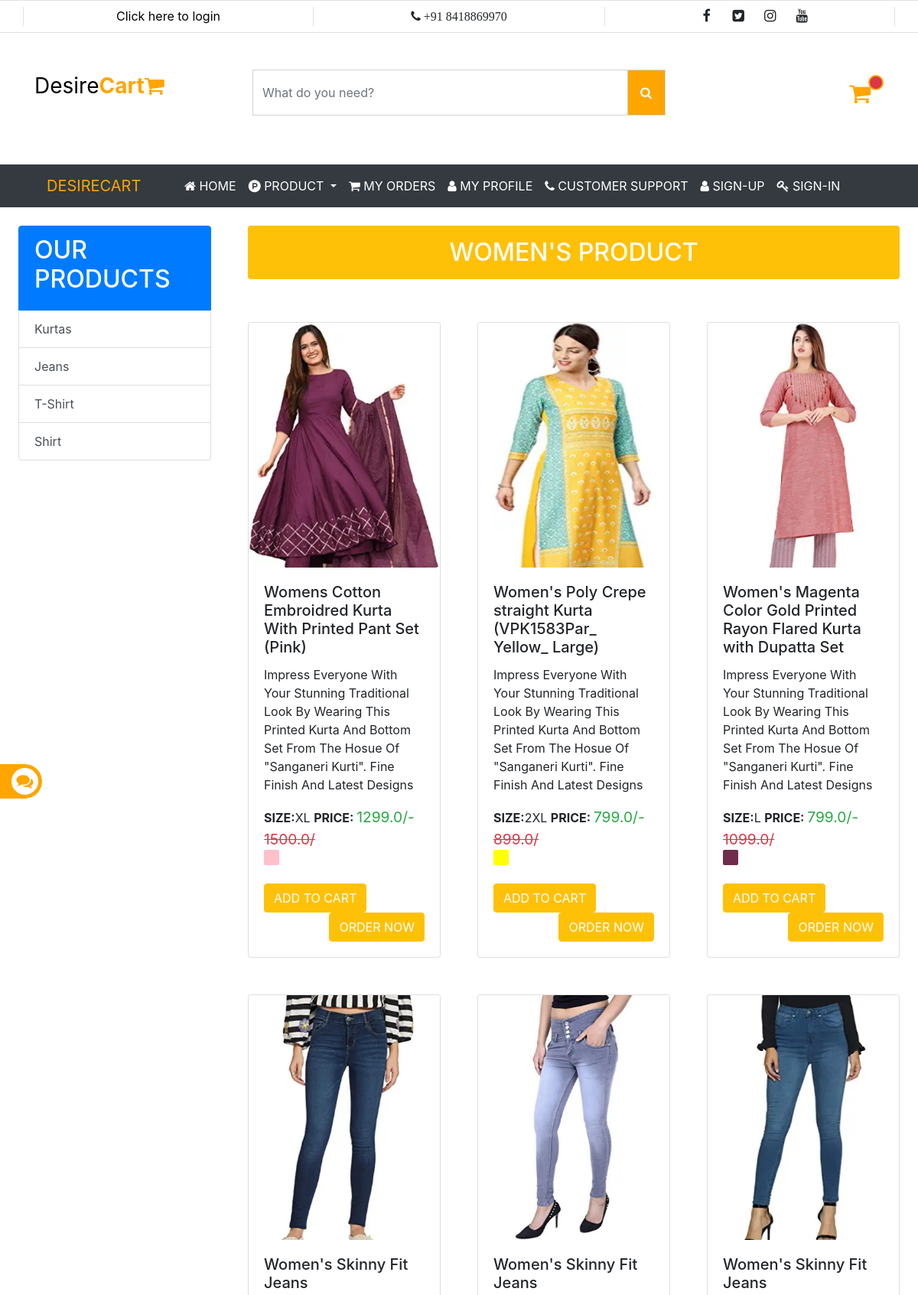
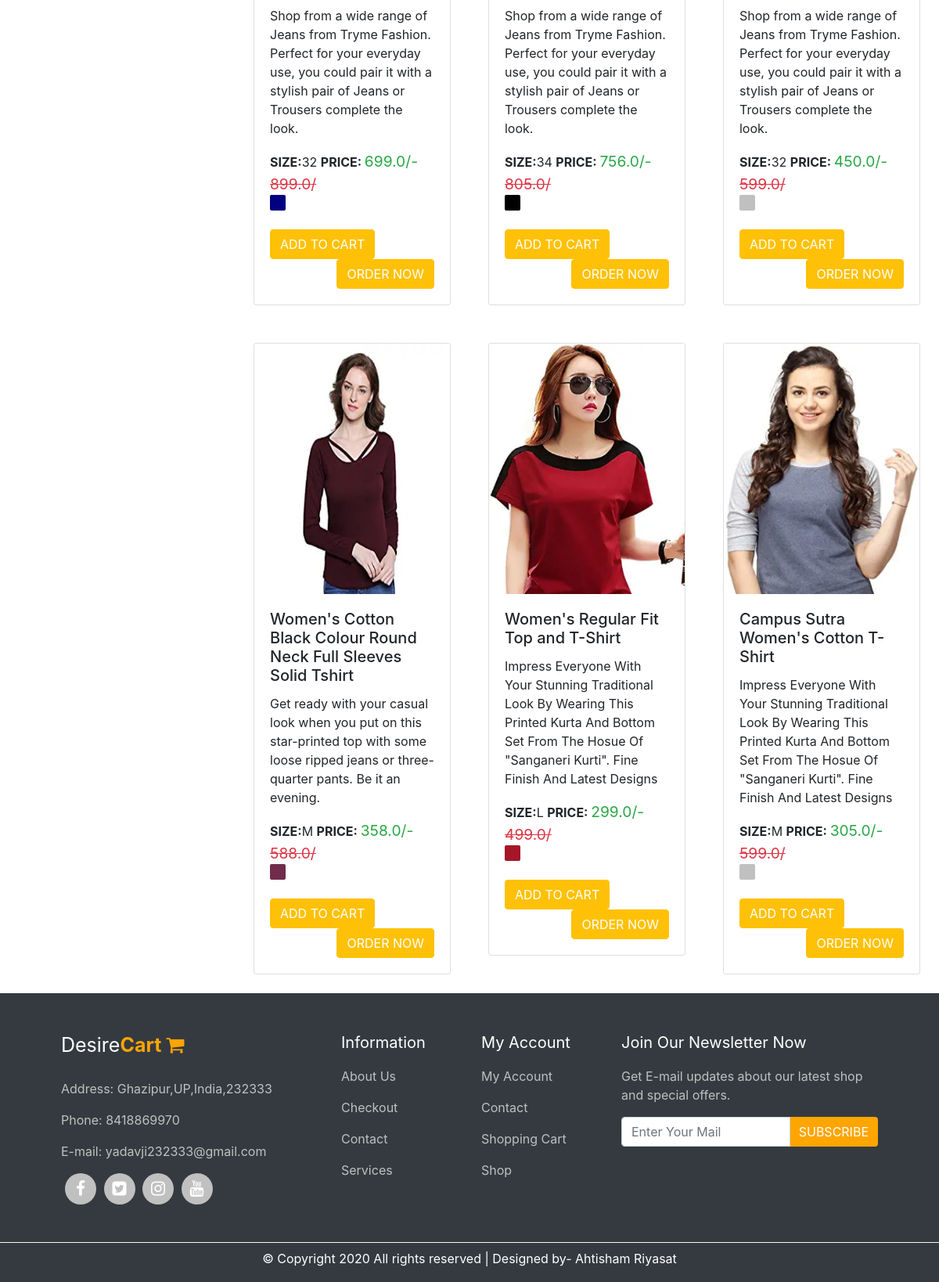
/user/womensproduct/, run on the app's committed database (2 pictures, top to bottom).
### user/models.py (models this page shows, shortened)
class subcategory(models.Model):
    id=models.AutoField
    name=models.CharField(max_length=70)
    date=models.DateField()

class product(models.Model):
    id=models.AutoField
    category=models.CharField(max_length=30)
    subcategory=models.ForeignKey(subcategory,on_delete=models.CASCADE)
    name=models.CharField(max_length=110)
    price=models.FloatField()
    disprice=models.FloatField()
    size=models.CharField(max_length=15)
    color=models.CharField(max_length=35)
    description=models.CharField(max_length=350)
    ppic=models.ImageField(upload_to="static/images/",default="");
    date=models.DateField()

### user/views.py (the view)
# urls.py: path('womensproduct/',views.wproduct),
def wproduct(request):
    noofitemsincart = ""
    a = request.GET.get('msg')
    if a == None:
        pdata = product.objects.filter(category='Womens')
    else:
        pdata = product.objects.filter(category='Womens', subcategory=a)
    scat = subcategory.objects.all().order_by('-id')
    if request.user.is_authenticated:
        uname=request.user
        noofitemsincart=addtocart.objects.filter(userid=uname,status=True).count()
    return render(request, 'user/wproduct.html',{"data":pdata,"subcat":scat,"cart":noofitemsincart})

### templates/user/wproduct.html (shortened to what this page needs)
{% extends 'base.html' %}
{% block content %}
{% load static %}
<div class="col-sm-3 p-4">
    <div class="list-group">
  <a href="#" class="list-group-item list-group-item-action active">
      <h2>OUR PRODUCTS</h2>
  </a>
        {% if subcat %}
        {% for r in subcat %}
  <a href="/user/womensproduct?msg={{r.id}}" class="list-group-item list-group-item-action">{{r.name}}</a>
 {% endfor %}
        {% else %}
        <div class="alert alert-danger text-center">No Record Found..</div>
{% endif %}
</div>
</div>
<div class="col-sm-9">
    <div class="row p-4 ">
        <div class="col-sm-12 bg-warning rounded p-3  text-center text-white h2">
            WOMEN'S PRODUCT
        </div>
    </div>
    <div class="row">
        <div class="container">
            <div class="row">
                {% if data %}
                {% for r in data %}
                <div class="col-sm-4">
                    <div class="row p-4">
                        <div class="card">
  <img src="/{{r.ppic}}" class="card-img-top" alt="...">
  <div class="card-body">
    <h5 class="card-title">{{r.name}}</h5>
    <p class="card-text">{{r.description}}</p>
      <b>SIZE:</b>{{r.size}} <b>PRICE: </b><big class="text-success">{{r.disprice}}/- <s class="text-danger"> {{r.price}}/</s></big><br>
       <div style="background:{{r.color}};border-radius:2px;height:20px;width:20px;"></div><br>
    <a href="/user/signin/?pid={{r.id}}&page=cart" target="_blank" class="btn btn-warning text-white nikkuchikkubtn float-left">ADD TO CART</a>
    <a href="/user/viewproduct/?pid={{r.id}}" class="btn btn-warning text-white nikkuchikkubtn float-right">ORDER NOW</a>
  </div>
</div>
                    </div>
                </div>
                {% endfor %}
                {% endif %}
            </div>
        </div>
    </div>
</div>
{% endblock %}

### templates/base.html (shortened to what this page needs)
<!DOCTYPE html>
{% load static %}
<html lang="en">
<head>
    <link href="{% static 'css/bootstrap.css'%}" rel="stylesheet">
    <link href="{% static 'css/font-awesome.css'%}" rel="stylesheet">
</head>
<body>
<div class="container-fluid">
    <div class="row t border-top border-bottom py-2">
        <div class="container">
            <div class="row">
                <div class="col-sm-4 border-left border-right">
                    {% if user.is_authenticated %}
                    <span class="fa fa-envelope"> {{request.user}}</span>
                    <a class="nikkulogout" href="/user/logout/" ><span class="fa fa-sign-out"></span></a>
                    {% else %}
                    <a class="nikkulogin" href="/user/signin/" target="_blank">Click here to login</a>
                    {% endif %}
                </div>
                <div class="col-sm-4 ">
                    <span class="fa fa-phone"> +91 8418869970</span>
                </div>
                <div class="col-sm-4 border-left border-right social">
                    <span class="fa fa-facebook"></span>
                    <span class="fa fa-twitter-square"></span>
                    <span class="fa fa-instagram"></span>
                    <span class="fa fa-youtube"></span>
                </div>
            </div>
        </div>
    </div>
    <div class="row header py-5">
        <div class="container">
            <div class="row">
                <div class="col-sm-3 logog">
                    <a style="color:black;text-decoration:none;" href="/user/index/">  <span>Desire<b style="color:orange;">Cart<span class="fa fa-shopping-cart"></span> </b></span></a>
                </div>
                <div class="col-sm-6">
                <div class="input-group mb-3">
  <input type="text" class="form-control rounded-0 txt" placeholder="What do you need?" aria-label="Recipient's username" aria-describedby="basic-addon2">
  <div class="input-group-append" >
      <span class="input-group-text rounded-0 pl-3" style="background:orange;color:white;width:50px;" id="basic-addon2"><span class="fa fa-search"></span></span>
  </div>
</div>
                </div>
                <div class="col-sm-3 my-3 text-right">
                    <a href="/user/cart/" ><span class="fa fa-shopping-cart c" style="font-size:30px;"></span><div class="float-right text-center text-warning bg-danger" style="margin-top:-9px;margin-left:-3px;font-size:17px;height:20px;width:20px;background:red;border-radius:50%;border:2px solid orange;"><sup >{{cart}}</sup></div></a>
                </div>
            </div>
        </div>
    </div>
    <div class="row menu bg-dark">
    <div class="container">
        <nav class="navbar navbar-expand-lg navbar-light" >
  <a class="navbar-brand" href="/user/index/" style="color:orange">DESIRECART</a>
  <div class="collapse navbar-collapse" id="navbarSupportedContent">
    <ul class="navbar-nav mx-auto " id="menu">
      <li class="nav-item active">
        <a class="nav-link" href="/user/index/"><span class="fa fa-home"></span> HOME <span class="sr-only">(current)</span></a>
      </li>
        <li class="nav-item dropdown">
        <a class="nav-link dropdown-toggle" href="#" id="navbarDropdown" role="button" data-toggle="dropdown" aria-haspopup="true" aria-expanded="false">
          <span class="fa fa-product-hunt"></span> PRODUCT
        </a>
      </li>
      <li class="nav-item">
        <a class="nav-link" href="/user/orders/"><span class="fa fa-shopping-cart"></span> MY ORDERS</a>
      </li>
        <li class="nav-item">
        <a class="nav-link" href="/user/profile/"><span class="fa fa-user"></span> MY PROFILE</a>
      </li>
        <li class="nav-item">
        <a class="nav-link" href="/user/contact/"><span class="fa fa-phone"></span> CUSTOMER SUPPORT</a>
      </li>
       <li class="nav-item">
        <a class="nav-link" href="/user/register/"><span class="fa fa-user"></span> SIGN-UP</a>
      </li>
        <li class="nav-item">
        <a class="nav-link" href="/admin/"><span class="fa fa-key"></span> SIGN-IN</a>
      </li>
    </ul>
  </div>
</nav>
    </div>
    </div>
 <div class="icons">
    <a href="/user/feedback/"class="feedback">Feedback <i class="fa fa-comments"></i></a>
</div>
    <div class="row main">
        {% block content %}
        {% endblock %}
    </div>
     <div class="row ufooter bg-dark">
        <div class="container  p-5">
            <div class="row ">
                <div class="col-sm-4">
                    <span style="color:white;font-size:25px;">Desire<b style="color:orange;">Cart <span class="fa fa-shopping-cart"></span> </b></span>
                    <br>
                    <br>
                    <p style="color:silver;">Address: Ghazipur,UP,India,232333</p>
                    <p style="color:silver;">Phone: 8418869970</p>
                    <p style="color:silver;">E-mail: yadavji232333@gmail.com</p>
                    <div class="row">
                    <div class="col-sm-12 fsocial">
                        <a href="#"><span  class="fa fa-facebook"></span></a>
                        <a href="#"><span class="fa fa-twitter-square"></span></a>
                        <a href="#"><span class="fa fa-instagram"></span></a>
                        <a href="#"><span class="fa fa-youtube"></span></a>
                </div>
                </div>
                </div>
                <div class="col-sm-2">
                    <p style="color:white;font-size:20px;">Information</p>
                    <p><a class="nikkuac" href="#" >About Us</a></p>
                    <p><a class="nikkuac" href="#" >Checkout</a></p>
                    <p><a class="nikkuac" href="#" >Contact</a></p>
                    <p><a class="nikkuac" href="#" >Services</a></p>
                </div>
                <div class="col-sm-2">
                    <p style="color:white;font-size:20px;">My Account</p>
                    <p><a class="nikkuac" href="#" >My Account</a></p>
                    <p><a class="nikkuac"href="#" >Contact</a></p>
                    <p><a class="nikkuac"href="#" >Shopping Cart</a></p>
                    <p><a class="nikkuac"href="#" >Shop</a></p>
                </div>
                <div class="col-sm-4">
                    <p style="color:white;font-size:20px;">Join Our Newsletter Now</p>
                    <p style="color:silver;">Get E-mail updates about our latest shop and special offers.</p>
                    <div class="input-group mb-3">
  <input type="text" class="form-control" placeholder="Enter Your Mail" aria-label="Recipient's username" aria-describedby="basic-addon2">
  <div class="input-group-append">
    <button class="input-group-text border-0" style="background:orange;color:white;" id="basic-addon2">SUBSCRIBE</button>
  </div>
</div>
                </div>
            </div>
        </div>
    </div>
    <div class="row bfooter bg-dark">
         <div class="container text-center my-2">
             <span class="text-white "> &copy; Copyright 2020 All rights reserved | Designed by- Ahtisham Riyasat</span>
         </div>
    </div>
</div>
</body>
</html>

### data on the page
subcategory: name "Kurtas"
subcategory: name "Jeans"
subcategory: name "T-Shirt"
subcategory: name "Shirt"
product: ppic (picture), name "Womens Cotton Embroidred Kurta With Printed Pant Set (Pink)", description "Impress Everyone With Your Stunning Traditional Look By Wearing This Printed Kurta And Bottom Set From The Hosue Of \"Sanganeri Kurti\". Fine Finish And Latest Designs", size "XL", disprice "1299.0", price "1500.0"
product: ppic (picture), name "Women's Poly Crepe straight Kurta (VPK1583Par_ Yellow_ Large)", description "Impress Everyone With Your Stunning Traditional Look By Wearing This Printed Kurta And Bottom Set From The Hosue Of \"Sanganeri Kurti\". Fine Finish And Latest Designs", size "2XL", disprice "799.0", price "899.0"
product: ppic (picture), name "Women's Magenta Color Gold Printed Rayon Flared Kurta with Dupatta Set", description "Impress Everyone With Your Stunning Traditional Look By Wearing This Printed Kurta And Bottom Set From The Hosue Of \"Sanganeri Kurti\". Fine Finish And Latest Designs", size "L", disprice "799.0", price "1099.0"
product: ppic (picture), name "Women's Skinny Fit Jeans", description "Shop from a wide range of Jeans from Tryme Fashion. Perfect for your everyday use, you could pair it with a stylish pair of Jeans or Trousers complete the look.", size "32", disprice "699.0", price "899.0"
product: ppic (picture), name "Women's Skinny Fit Jeans", description "Shop from a wide range of Jeans from Tryme Fashion. Perfect for your everyday use, you could pair it with a stylish pair of Jeans or Trousers complete the look.", size "34", disprice "756.0", price "805.0"
product: ppic (picture), name "Women's Skinny Fit Jeans", description "Shop from a wide range of Jeans from Tryme Fashion. Perfect for your everyday use, you could pair it with a stylish pair of Jeans or Trousers complete the look.", size "32", disprice "450.0", price "599.0"
product: ppic (picture), name "Women's Cotton Black Colour Round Neck Full Sleeves Solid Tshirt", description "Get ready with your casual look when you put on this star-printed top with some loose ripped jeans or three-quarter pants. Be it an evening.", size "M", disprice "358.0", price "588.0"
product: ppic (picture), name "Women's Regular Fit Top and T-Shirt", description "Impress Everyone With Your Stunning Traditional Look By Wearing This Printed Kurta And Bottom Set From The Hosue Of \"Sanganeri Kurti\". Fine Finish And Latest Designs", size "L", disprice "299.0", price "499.0"
product: ppic (picture), name "Campus Sutra Women's Cotton T-Shirt", description "Impress Everyone With Your Stunning Traditional Look By Wearing This Printed Kurta And Bottom Set From The Hosue Of \"Sanganeri Kurti\". Fine Finish And Latest Designs", size "M", disprice "305.0", price "599.0"
